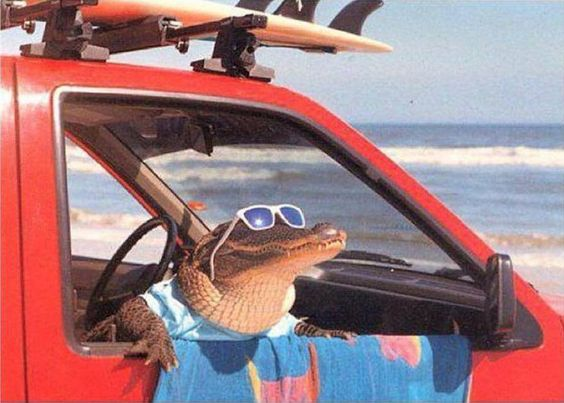
#> input picture processamento de imagens/teste.jpg, 564 x 403 px
$ python 90Graus.py
#> lines starting #> are read from the running program, lines starting #| are printed output that depends on the picture
import cv2
    # carrega a imagem
img = cv2.imread("teste.jpg")
#> img is the input picture: shape (403, 564, 3); mean B, G, R 129.5, 124.7, 160.2
    # rotaciona a imagem em 90 graus
img_rotacionada = cv2.rotate(img, cv2.ROTATE_90_CLOCKWISE)
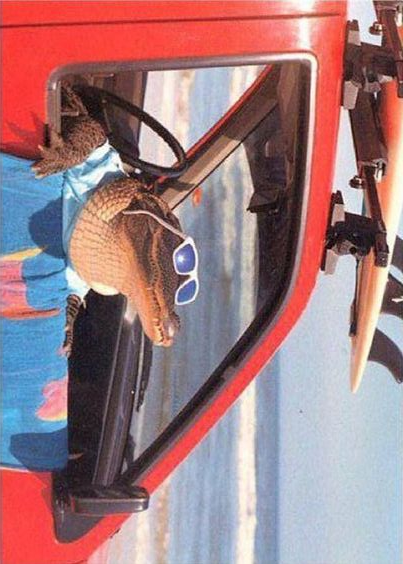
#> img_rotacionada: shape (564, 403, 3); mean B, G, R 129.5, 124.7, 160.2
    # exibe a imagem original e a imagem rotacionada
cv2.imshow("Imagem original", img)
cv2.imshow("Imagem rotacionada", img_rotacionada)
    # aguarda pressionar qualquer tecla e encerra janelas
cv2.waitKey(0)
cv2.destroyAllWindows()
